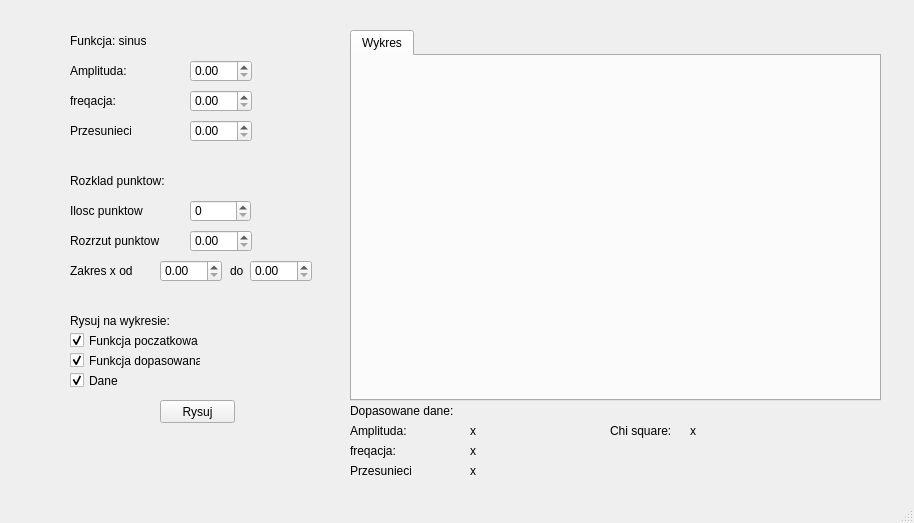
<?xml version="1.0" encoding="UTF-8"?>
<ui version="4.0">
 <class>MainWindow</class>
 <widget class="QMainWindow" name="MainWindow">
  <property name="geometry">
   <rect>
    <x>0</x>
    <y>0</y>
    <width>914</width>
    <height>523</height>
   </rect>
  </property>
  <property name="windowTitle">
   <string>MainWindow</string>
  </property>
  <widget class="QWidget" name="centralwidget">
   <widget class="QTabWidget" name="tabWidget">
    <property name="geometry">
     <rect>
      <x>350</x>
      <y>30</y>
      <width>531</width>
      <height>371</height>
     </rect>
    </property>
    <property name="currentIndex">
     <number>0</number>
    </property>
    <widget class="QWidget" name="tab">
     <attribute name="title">
      <string>Wykres</string>
     </attribute>
    </widget>
   </widget>
   <widget class="QDoubleSpinBox" name="rozrzut_spinbox">
    <property name="geometry">
     <rect>
      <x>190</x>
      <y>230</y>
      <width>62</width>
      <height>22</height>
     </rect>
    </property>
   </widget>
   <widget class="QLabel" name="iloscPkt_label">
    <property name="geometry">
     <rect>
      <x>70</x>
      <y>200</y>
      <width>81</width>
      <height>21</height>
     </rect>
    </property>
    <property name="text">
     <string>Ilosc punktow</string>
    </property>
   </widget>
   <widget class="QLabel" name="rozrzutPkt_label">
    <property name="geometry">
     <rect>
      <x>70</x>
      <y>230</y>
      <width>101</width>
      <height>21</height>
     </rect>
    </property>
    <property name="text">
     <string>Rozrzut punktow</string>
    </property>
   </widget>
   <widget class="QLabel" name="zakresOd_label">
    <property name="geometry">
     <rect>
      <x>70</x>
      <y>260</y>
      <width>71</width>
      <height>21</height>
     </rect>
    </property>
    <property name="text">
     <string>Zakres x od</string>
    </property>
   </widget>
   <widget class="QLabel" name="zakresDo_label">
    <property name="geometry">
     <rect>
      <x>230</x>
      <y>260</y>
      <width>21</width>
      <height>21</height>
     </rect>
    </property>
    <property name="text">
     <string>do</string>
    </property>
   </widget>
   <widget class="QDoubleSpinBox" name="zakresOd_spinbox">
    <property name="geometry">
     <rect>
      <x>160</x>
      <y>260</y>
      <width>62</width>
      <height>22</height>
     </rect>
    </property>
   </widget>
   <widget class="QDoubleSpinBox" name="zakresDo_spinbox">
    <property name="geometry">
     <rect>
      <x>250</x>
      <y>260</y>
      <width>62</width>
      <height>22</height>
     </rect>
    </property>
   </widget>
   <widget class="QSpinBox" name="ilePkt_spinbox">
    <property name="geometry">
     <rect>
      <x>190</x>
      <y>200</y>
      <width>61</width>
      <height>22</height>
     </rect>
    </property>
   </widget>
   <widget class="QLabel" name="rozklad_label">
    <property name="geometry">
     <rect>
      <x>70</x>
      <y>170</y>
      <width>161</width>
      <height>21</height>
     </rect>
    </property>
    <property name="text">
     <string>Rozklad punktow:</string>
    </property>
   </widget>
   <widget class="QLabel" name="funkcja_label">
    <property name="geometry">
     <rect>
      <x>70</x>
      <y>30</y>
      <width>161</width>
      <height>21</height>
     </rect>
    </property>
    <property name="text">
     <string>Funkcja: sinus</string>
    </property>
   </widget>
   <widget class="QLabel" name="amplituda_label">
    <property name="geometry">
     <rect>
      <x>70</x>
      <y>60</y>
      <width>61</width>
      <height>21</height>
     </rect>
    </property>
    <property name="text">
     <string>Amplituda:</string>
    </property>
   </widget>
   <widget class="QDoubleSpinBox" name="amp_spinbox">
    <property name="geometry">
     <rect>
      <x>190</x>
      <y>60</y>
      <width>62</width>
      <height>22</height>
     </rect>
    </property>
   </widget>
   <widget class="QLabel" name="freqacja_label">
    <property name="geometry">
     <rect>
      <x>70</x>
      <y>90</y>
      <width>61</width>
      <height>21</height>
     </rect>
    </property>
    <property name="text">
     <string>freqacja:</string>
    </property>
   </widget>
   <widget class="QDoubleSpinBox" name="freq_spinbox">
    <property name="geometry">
     <rect>
      <x>190</x>
      <y>90</y>
      <width>62</width>
      <height>22</height>
     </rect>
    </property>
   </widget>
   <widget class="QLabel" name="przesuniecie_label">
    <property name="geometry">
     <rect>
      <x>70</x>
      <y>120</y>
      <width>61</width>
      <height>21</height>
     </rect>
    </property>
    <property name="text">
     <string>Przesuniecie:</string>
    </property>
   </widget>
   <widget class="QDoubleSpinBox" name="przes_spinbox">
    <property name="geometry">
     <rect>
      <x>190</x>
      <y>120</y>
      <width>62</width>
      <height>22</height>
     </rect>
    </property>
   </widget>
   <widget class="QCheckBox" name="checkBox_poczatkowa">
    <property name="geometry">
     <rect>
      <x>70</x>
      <y>330</y>
      <width>131</width>
      <height>21</height>
     </rect>
    </property>
    <property name="text">
     <string>Funkcja poczatkowa</string>
    </property>
    <property name="checked">
     <bool>true</bool>
    </property>
   </widget>
   <widget class="QCheckBox" name="checkBox_dopasowana">
    <property name="geometry">
     <rect>
      <x>70</x>
      <y>350</y>
      <width>131</width>
      <height>21</height>
     </rect>
    </property>
    <property name="text">
     <string>Funkcja dopasowana</string>
    </property>
    <property name="checked">
     <bool>true</bool>
    </property>
   </widget>
   <widget class="QCheckBox" name="checkBox_dane">
    <property name="geometry">
     <rect>
      <x>70</x>
      <y>370</y>
      <width>131</width>
      <height>21</height>
     </rect>
    </property>
    <property name="text">
     <string>Dane</string>
    </property>
    <property name="checked">
     <bool>true</bool>
    </property>
   </widget>
   <widget class="QLabel" name="rysuj_label">
    <property name="geometry">
     <rect>
      <x>70</x>
      <y>310</y>
      <width>161</width>
      <height>21</height>
     </rect>
    </property>
    <property name="text">
     <string>Rysuj na wykresie:</string>
    </property>
   </widget>
   <widget class="QPushButton" name="rysuj_button">
    <property name="geometry">
     <rect>
      <x>160</x>
      <y>400</y>
      <width>75</width>
      <height>23</height>
     </rect>
    </property>
    <property name="text">
     <string>Rysuj</string>
    </property>
   </widget>
   <widget class="QLabel" name="dopasowane_label">
    <property name="geometry">
     <rect>
      <x>350</x>
      <y>400</y>
      <width>111</width>
      <height>21</height>
     </rect>
    </property>
    <property name="text">
     <string>Dopasowane dane:</string>
    </property>
   </widget>
   <widget class="QLabel" name="amp_dopasowane_label">
    <property name="geometry">
     <rect>
      <x>350</x>
      <y>420</y>
      <width>61</width>
      <height>21</height>
     </rect>
    </property>
    <property name="text">
     <string>Amplituda:</string>
    </property>
   </widget>
   <widget class="QLabel" name="freq_dopasowane_label">
    <property name="geometry">
     <rect>
      <x>350</x>
      <y>440</y>
      <width>61</width>
      <height>21</height>
     </rect>
    </property>
    <property name="text">
     <string>freqacja:</string>
    </property>
   </widget>
   <widget class="QLabel" name="przez_dopasowane_label">
    <property name="geometry">
     <rect>
      <x>350</x>
      <y>460</y>
      <width>61</width>
      <height>21</height>
     </rect>
    </property>
    <property name="text">
     <string>Przesuniecie:</string>
    </property>
   </widget>
   <widget class="QLabel" name="chi_label">
    <property name="geometry">
     <rect>
      <x>610</x>
      <y>420</y>
      <width>61</width>
      <height>21</height>
     </rect>
    </property>
    <property name="text">
     <string>Chi square:</string>
    </property>
   </widget>
   <widget class="QLabel" name="amp_value">
    <property name="geometry">
     <rect>
      <x>470</x>
      <y>420</y>
      <width>111</width>
      <height>21</height>
     </rect>
    </property>
    <property name="text">
     <string>x</string>
    </property>
   </widget>
   <widget class="QLabel" name="freq_value">
    <property name="geometry">
     <rect>
      <x>470</x>
      <y>440</y>
      <width>111</width>
      <height>21</height>
     </rect>
    </property>
    <property name="text">
     <string>x</string>
    </property>
   </widget>
   <widget class="QLabel" name="przes_value">
    <property name="geometry">
     <rect>
      <x>470</x>
      <y>460</y>
      <width>111</width>
      <height>21</height>
     </rect>
    </property>
    <property name="text">
     <string>x</string>
    </property>
   </widget>
   <widget class="QLabel" name="chi_value">
    <property name="geometry">
     <rect>
      <x>690</x>
      <y>420</y>
      <width>101</width>
      <height>21</height>
     </rect>
    </property>
    <property name="text">
     <string>x</string>
    </property>
   </widget>
  </widget>
  <widget class="QStatusBar" name="statusbar"/>
 </widget>
 <resources/>
 <connections/>
</ui>
